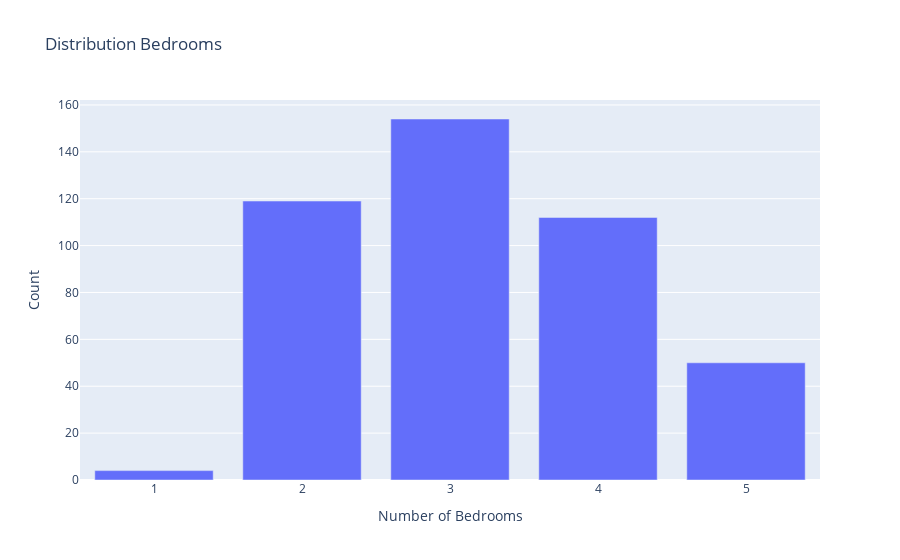

This figure's notebook cell:
### Code cell
fig = px.bar(
    data.bedrooms.value_counts().sort_index(),
    title="Distribution Bedrooms",
    labels={
        "value":"Count",
        "index":"Number of Bedrooms"
    },
    # text_auto='.2s'

)

fig.update_layout(
    showlegend=False
)

fig.show()

### Figure 1 — Plotly figure (JSON) as saved in the notebook; plotly's stock layout.template omitted (floating-point values rounded to 4 significant figures)
{"data": [{"alignmentgroup": "True", "hovertemplate": "variable=bedrooms<br>Number of Bedrooms=%{x}<br>Count=%{y}<extra></extra>", "legendgroup": "bedrooms", "marker": {"color": "#636efa"}, "name": "bedrooms", "offsetgroup": "bedrooms", "orientation": "v", "showlegend": true, "textposition": "auto", "type": "bar", "x": [1, 2, 3, 4, 5], "xaxis": "x", "y": [4, 119, 154, 112, 50], "yaxis": "y"}], "layout": {"barmode": "relative", "legend": {"title": {"text": "variable"}, "tracegroupgap": 0}, "showlegend": false, "title": {"text": "Distribution Bedrooms"}, "xaxis": {"anchor": "y", "domain": [0, 1], "title": {"text": "Number of Bedrooms"}}, "yaxis": {"anchor": "x", "domain": [0, 1], "title": {"text": "Count"}}}}
